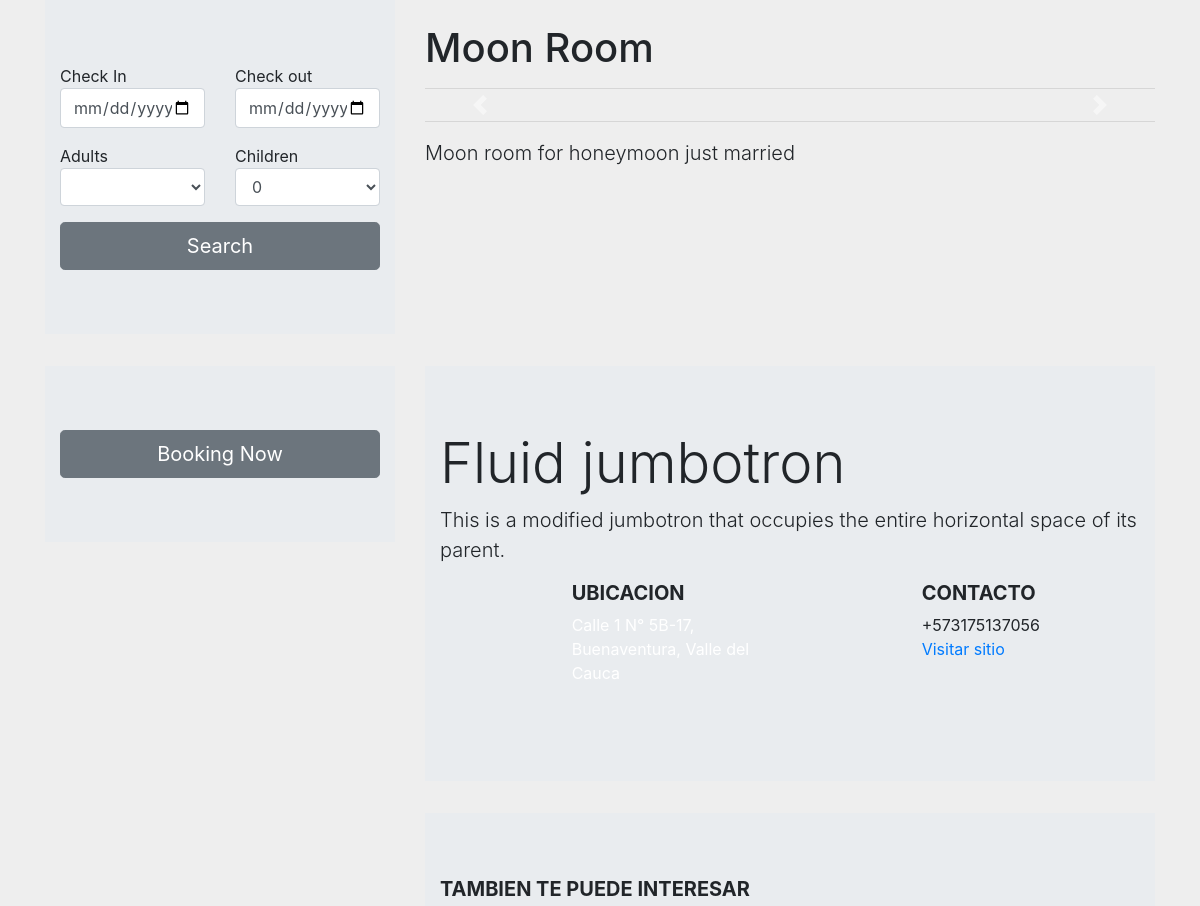
Before: /available/moon-room/ (upper part) with the older database file.
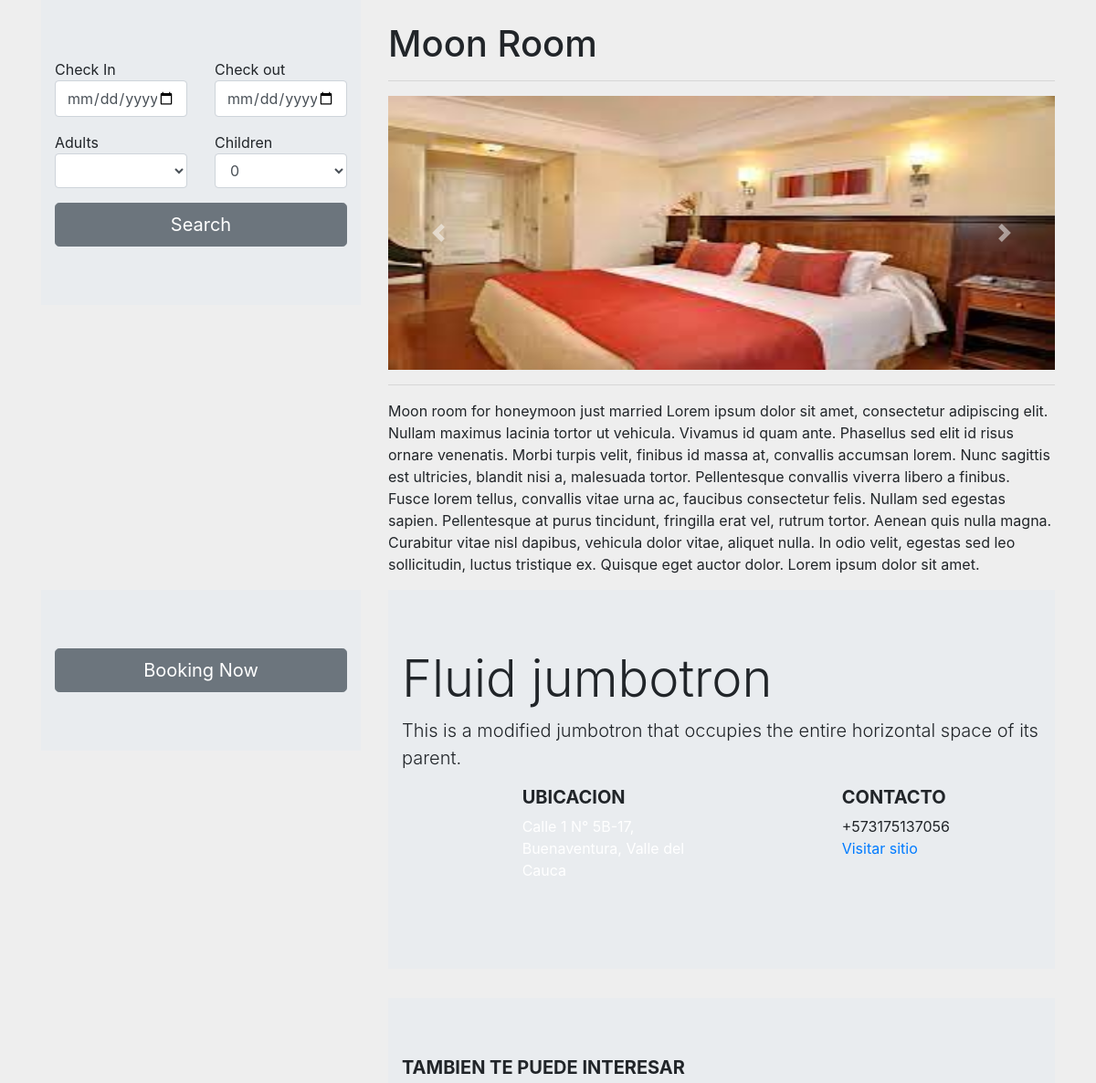
After: the same page with the newer database file.
### app/models.py (models this page shows, shortened)
class Room(models.Model):
    class Status(models.TextChoices):
        DESOCUPADA = 'D', _('Desocupada')
        OCUPADA = 'O', _('Ocupada')
    id = models.AutoField(primary_key = True)
    name = models.CharField(max_length = 120)
    roomtype = models.ForeignKey('Roomtype',on_delete=models.CASCADE,)
    status = models.CharField(max_length=1,choices=Status.choices,default=Status.DESOCUPADA,)
    description = RichTextField()
    image_header = models.ImageField(upload_to='rooms/', default = 'rooms/None/no-img.jpg')
    url = models.SlugField(max_length=255, unique=True)

class ImagesRoom(models.Model):
    image = models.ImageField(upload_to=upload_gallery_image)
    room = models.ForeignKey(Room, on_delete=models.CASCADE, related_name='images')

### app/views.py (the view)
# urls.py: path('available/<slug:url>/',views.BedroomDetailView.as_view(),name='available'),
class BedroomDetailView(DetailView):
    template_name = 'available.html'
    model = Room
    context_object_name = 'available'
    slug_field = 'url'
    slug_url_kwarg = 'url'
    def get_queryset(self):
        return self.model.objects.filter(url=self.kwargs['url'])
    def get_context_data(self, **kwargs):
        context = super().get_context_data(**kwargs)
        context['rooms'] = Room.objects.all().values('id','name','description','status','image_header','url','roomtype__name','roomtype__price','roomtype__people').filter(status='D')
        context['imagesroom'] = ImagesRoom.objects.filter(room=self.get_object()).all()
        return context

### templates/available.html (shortened to what this page needs)
{% extends 'index.html' %}
{% load static %}
{% block content %}
<div class="container">
  <div class="row">
    <div class="col-lg-4 col-sm-12">
      <div class="jumbotron jumbotron-fluid sticky-top">
        <div class="container">
          <form method="GET" action="search">
            <div class="row">
              <div class="col-md-6">
                <div class="form-group">
                  <span class="form-label">Check In</span>
                  <input name="din" class="form-control" type="date">
                </div>
              </div>
              <div class="col-md-6">
                <div class="form-group">
                  <span class="form-label">Check out</span>
                  <input name="dout" class="form-control" type="date">
                </div>
              </div>
            </div>
            <div class="row">
              <div class="col-md-6">
                <div class="form-group">
                  <span class="form-label">Adults</span>
                  <select name="a" class="form-control">
                    <option>{{srooms.adults}}</option>
                  </select>
                </div>
              </div>
              <div class="col-md-6">
                <div class="form-group">
                  <span class="form-label">Children</span>
                  <select name="c" class="form-control">
                    <option>0</option>
                  </select>
                </div>
              </div>
            </div>
            <div class="row">
              <div class="col-md-12">
                <input type="submit" class="btn btn-secondary btn-lg btn-block" value="Search">
              </div>
            </div>
          </form>
        </div>
      </div>
    </div>
    <div class="col-lg-8 col-sm-12">
      <h1 class="mt-4">{{available.name}}</h1>
      <hr>
      <div id="carouselControls" class="carousel slide" data-ride="carousel">
        <div class="carousel-inner">
          {% for img in imagesroom %}
          <div class="carousel-item {% if forloop.counter0 == 0 %}active{% endif %}" data-interval="100">
            <img src="{{img.image.url}}" class="d-block  w-100" weight="100px" height="300px">
          </div>
          {% endfor %}
        </div>
        <a class="carousel-control-prev" href="#carouselControls" role="button" data-slide="prev">
          <span class="carousel-control-prev-icon" aria-hidden="true"></span>
        </a>
        <a class="carousel-control-next" href="#carouselControls" role="button" data-slide="next">
          <span class="carousel-control-next-icon" aria-hidden="true"></span>
        </a>
      </div>
      <hr>
      <p class="lead">{{available.description|safe}}</p>
    </div>
  </div>
  <div class="row">
    <div class="col-lg-4 col-sm-12">
      <div class="jumbotron jumbotron-fluid sticky-top">
        <div class="container">
          <a class="btn btn-secondary btn-lg btn-block" href="#" target="_blank" role="button">Booking Now</a>
        </div>
      </div>
    </div>
    <div class="col-lg-8 col-sm-12">
      <div class="jumbotron jumbotron-fluid">
        <div class="container">
          <h1 class="display-4">Fluid jumbotron</h1>
          <p class="lead">This is a modified jumbotron that occupies the entire horizontal space of its parent.</p>
        </div>
        <div class="container">
          <div class="container-fluid text-center text-md-left">
            <div class="row text-center text-md-left mt-3 pb-3">
              <div class="col-lg-4 col-md-4 mt-md-0 mt-3 mx-auto">
                <h5 class="text-uppercase font-weight-bold">Ubicacion</h5>
                <p class="text-white mx-auto">Calle 1 N° 5B-17, Buenaventura, Valle del Cauca</p>
              </div>
              <div class="col-lg-4 col-md-4 mb-3">
                <h5 class="text-uppercase font-weight-bold">Contacto</h5>
                <ul class="list-unstyled">
                  <li> +573175137056</li>
                  <li><a href="#"> Visitar sitio</a></li>
                </ul>
              </div>
            </div>
          </div>
        </div>
      </div>
    </div>
  </div>
  <div class="row">
    <div class="col-lg-4 col-sm-12">
    </div>
    <div class="col-lg-8 col-sm-12">
      <div class="jumbotron jumbotron-fluid">
        <div class="container">
          <h5 class="text-uppercase font-weight-bold">Tambien te puede interesar</h5>
        </div>
        </div>
      </div>
    </div>
</div>
{% endblock content %}

### templates/index.html (shortened to what this page needs)
{% extends 'main.html' %}
{% load static %}

### templates/main.html (shortened to what this page needs)
<!DOCTYPE html>
<html lang="en" dir="ltr">
  <head>
    {% load static %}
    <link href="//maxcdn.bootstrapcdn.com/bootstrap/4.0.0/css/bootstrap.min.css" rel="stylesheet" id="bootstrap-css">
    <link type="text/css" rel="stylesheet" href="{% static 'css/style.css' %}" />
    <link type="text/css" rel="stylesheet" href="{% static 'css/main.css' %}" />
  </head>
  <body>
    {% block content %}
    {% endblock content %}
  </body>
</html>

### static/css/main.css (style rules this page uses)
body { background-color: #eee; }
.btn { margin-top: auto; }

Changed rows visible on the page:
changed Room "Moon Room": description "Moon room for honeymoon just married" → "Moon room for honeymoon just married Lorem ipsum dolor sit amet, consectetur adipiscing elit. Nullam maximus lacinia tortor ut vehicula. Vivamus id quam ante. Phasellus sed elit id risus ornare venenatis. Morbi turpis velit, finibus id massa at, convallis accumsan lorem. Nunc sagittis est ultricies, blandit nisi a, malesuada tortor. Pellentesque convallis viverra libero a finibus. Fusce lorem tellus, convallis vitae urna ac, faucibus consectetur felis. Nullam sed egestas sapien. Pellentesque at purus tincidunt, fringilla erat vel, rutrum tortor. Aenean quis nulla magna. Curabitur vitae nisl dapibus, vehicula dolor vitae, aliquet nulla. In odio velit, egestas sed leo sollicitudin, luctus…"
added ImagesRoom: image (picture)
